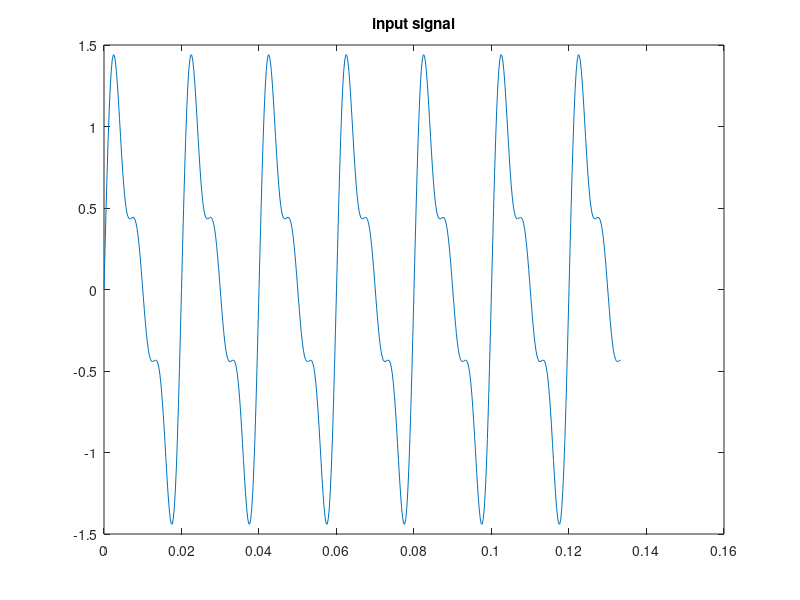
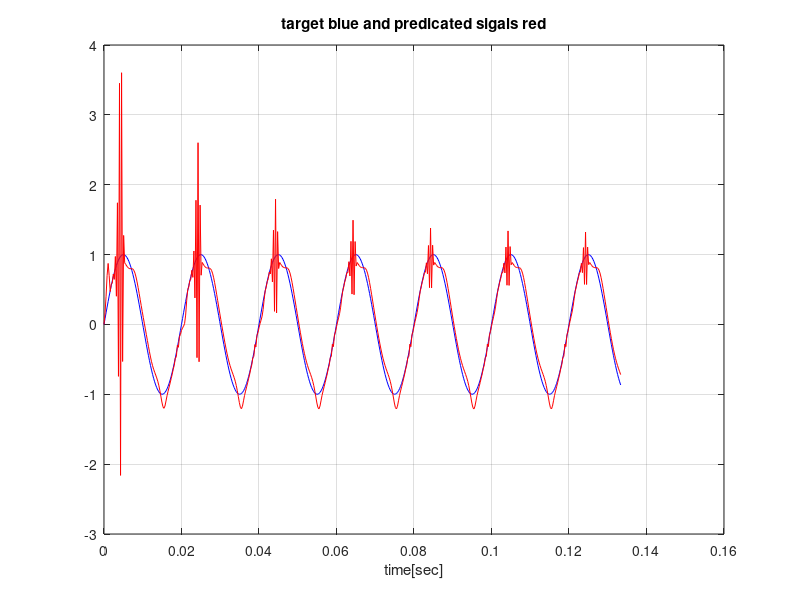
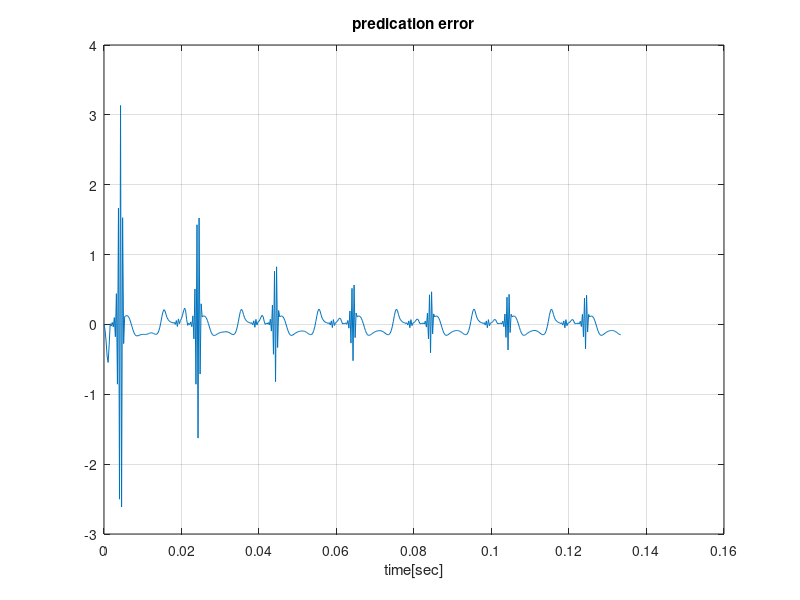

MATLAB code to generate these figures, in order:
clear all;
close all;
clc;
f1=50;
f2=2*f1;
f3=3*f1;
ts=1/(f3*100);
N=500;
t=(0:N)*4*ts;
N=size(t,2);
xt1=sin(2*pi*f1*t);
xt2=0.5*sin(2*pi*f2*t);
xt3=0.333*sin(2*pi*f3*t);
%input signal x(t)
xt=xt1+xt2+xt3;
figure(1)
plot(t,xt)
title(' input signal ')
p=4; %Number of Synapses
x=convmtx(xt,p);
x=x(:,1:N);
d=xt1; %the target signal is equal
y=zeros(size(d)); %memory allocation for y
eps=zeros(size(d)); %memory allocation for eps
eta=0.4; %learning rate/gain
w=rand(1,p); %intializing of the weight vector
for epock=1:50
for n=1:N %learning loop
y(n)=w*x(:,n); %predicated output signal
my_eps(n)= d(n)-y(n); %error signal

w=w+eta*my_eps(n)*x(:,n)';
end
end
figure(2)
plot(t,d,'b',t,y,'r'),grid,
title('target blue and predicated sigals red'),
xlabel('time[sec]')
figure(3)
plot(t,my_eps),grid,title('predication error'),xlabel('time[sec]')